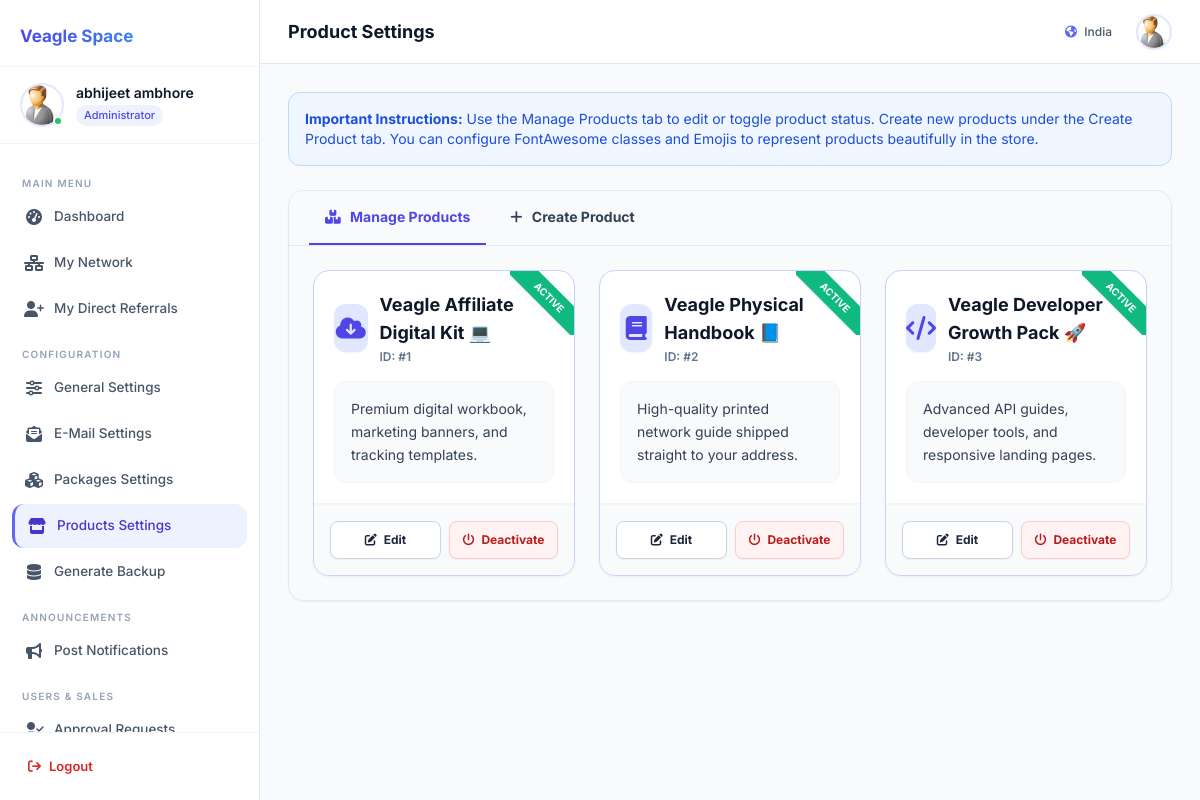
Screenshot of /User/admin/productsettings.php (signed in) with the database file from the repository.
### tables this page shows
CREATE TABLE IF NOT EXISTS `affiliateuser` (
  `Id` int NOT NULL AUTO_INCREMENT,
  `username` varchar(15) NOT NULL,
  `password` text NOT NULL,
  `fname` text NOT NULL,
  `address` text NOT NULL,
  `email` text NOT NULL,
  `referedby` varchar(15) NOT NULL DEFAULT 'none',
  `parent_id` int DEFAULT NULL,
  `position` enum('L','R') DEFAULT NULL,
  `default_leg` enum('L','R','AUTO') NOT NULL DEFAULT 'AUTO',
  `left_count` int NOT NULL DEFAULT '0',
  `right_count` int NOT NULL DEFAULT '0',
  `paid_pairs` int NOT NULL DEFAULT '0',
  `ipaddress` int unsigned NOT NULL,
  `mobile` bigint NOT NULL,
  `active` int NOT NULL,
  `doj` date NOT NULL,
  `country` text NOT NULL,
  `tamount` double NOT NULL DEFAULT '0',
  `payment` varchar(10) NOT NULL,
  `signupcode` text NOT NULL,
  `level` int NOT NULL DEFAULT '2',
  `pcktaken` int NOT NULL DEFAULT '0',
  `launch` int NOT NULL DEFAULT '0',
  `launch_time` datetime DEFAULT NULL,
  `is_binary_qualified` int NOT NULL DEFAULT '0',
  `expiry` date NOT NULL DEFAULT '2199-12-31',
  `bankname` varchar(250) NOT NULL DEFAULT 'Not Available',
  `accountname` varchar(250) NOT NULL DEFAULT 'Not Available',
  `accountno` double NOT NULL DEFAULT '0',
  `accounttype` int NOT NULL DEFAULT '0',
  `ifsccode` varchar(100) NOT NULL DEFAULT 'Not Available',
  `getpayment` int NOT NULL DEFAULT '1',
  `renew` int NOT NULL DEFAULT '0',
  PRIMARY KEY (`username`),
  UNIQUE KEY `Id` (`Id`)
);

CREATE TABLE IF NOT EXISTS `products` (
  `id` int NOT NULL AUTO_INCREMENT,
  `name` varchar(255) NOT NULL,
  `description` text NOT NULL,
  `icon` varchar(100) NOT NULL DEFAULT 'fa-star',
  `emoji` varchar(10) NOT NULL DEFAULT 0xF09F8C9F,
  `active` int NOT NULL DEFAULT '1',
  PRIMARY KEY (`id`)
);

### User/z_db.php (called while the page is built, shortened)
<?php
function mlmp_pdo_fetch($pdo, $sql, $params = []) {
    $stmt = $pdo->prepare($sql);
    $stmt->execute($params);
    return $stmt->fetch();
}
function mlmp_pdo_fetch_all($pdo, $sql, $params = []) {
    $stmt = $pdo->prepare($sql);
    $stmt->execute($params);
    return $stmt->fetchAll();
}
function mlmp_escape($string) {
    return htmlspecialchars($string ?? '', ENT_QUOTES, 'UTF-8');
}

### User/admin/productsettings.php (the view, shortened to what this page needs)
<?php
include_once ("z_db.php");
$page_title = 'Product Settings';
$active_nav = 'productsettings';
include("layout_header.php");
$products = mlmp_pdo_fetch_all($pdo, "SELECT * FROM products ORDER BY id ASC");
?>
<div class="bg-blue-50 border border-blue-200 rounded-xl p-4 mb-6">
    <p class="text-sm text-blue-700"><strong>Important Instructions:</strong> Use the Manage Products tab to edit or toggle product status. Create new products under the Create Product tab. You can configure FontAwesome classes and Emojis to represent products beautifully in the store.</p>
</div>
<div class="bg-white border border-slate-200 rounded-2xl shadow-sm flex flex-col overflow-hidden mb-6">
    <div class="px-5 py-0 border-b border-slate-200 bg-slate-50">
        <ul class="flex overflow-x-auto gap-2 no-scrollbar nav-tabs">
            <li class="active"><a href="#manage" class="block px-4 py-4 text-sm font-bold text-slate-700 hover:text-indigo-600 border-b-2 border-transparent transition-all whitespace-nowrap"><i class="fa-solid fa-boxes-stacked mr-1.5"></i> Manage Products</a></li>
            <li><a href="#create" class="block px-4 py-4 text-sm font-bold text-slate-700 hover:text-indigo-600 border-b-2 border-transparent transition-all whitespace-nowrap"><i class="fa-solid fa-plus mr-1.5"></i> Create Product</a></li>
        </ul>
    </div>
    <div class="p-6 bg-slate-50">
        <div class="tab-content">
            <div class="tab-pane active" id="manage">
                <?php if (count($products) === 0): ?>
                    <div class="bg-white border border-slate-200 rounded-xl p-8 text-center shadow-sm">
                        <i class="fa-solid fa-box-open text-4xl text-slate-400 mb-3"></i>
                        <h3 class="text-lg font-bold text-slate-800 mb-1">No Products Found</h3>
                        <p class="text-sm text-slate-500">You haven't created any products yet. Go to the Create Product tab to get started.</p>
                    </div>
                <?php else: ?>
                    <div class="grid grid-cols-1 md:grid-cols-2 lg:grid-cols-3 gap-6">
                        <?php foreach($products as $prod):
                            $id = $prod['id'];
                            $pname = $prod['name'];
                            $pdesc = $prod['description'];
                            $picon = $prod['icon'];
                            $pemoji = $prod['emoji'];
                            $active = $prod['active'];
                        ?>
                            <div class="bg-white border <?php echo $active ? 'border-indigo-200' : 'border-slate-200'; ?> rounded-2xl shadow-sm hover:shadow-md transition-shadow flex flex-col overflow-hidden relative">
                                <?php if($active): ?>
                                    <div class="absolute top-0 right-0 w-16 h-16 overflow-hidden">
                                        <div class="absolute transform rotate-45 bg-emerald-500 text-white text-[10px] font-bold py-1 right-[-35px] top-[15px] w-[120px] text-center shadow-sm">ACTIVE</div>
                                    </div>
                                <?php else: ?>
                                    <div class="absolute top-0 right-0 w-16 h-16 overflow-hidden">
                                        <div class="absolute transform rotate-45 bg-red-500 text-white text-[10px] font-bold py-1 right-[-35px] top-[15px] w-[120px] text-center shadow-sm">INACTIVE</div>
                                    </div>
                                <?php endif; ?>
                                <div class="p-5 border-b border-slate-100 flex-1 flex flex-col">
                                    <div class="flex items-center gap-3 mb-4">
                                        <div class="w-12 h-12 rounded-xl <?php echo $active ? 'bg-indigo-100 text-indigo-600' : 'bg-slate-100 text-slate-500'; ?> flex items-center justify-center text-2xl shadow-sm">
                                            <i class="fa-solid <?php echo htmlspecialchars($picon); ?>"></i>
                                        </div>
                                        <div>
                                            <h3 class="font-bold text-slate-900 text-lg m-0"><?php echo mlmp_escape($pname); ?> <?php echo mlmp_escape($pemoji); ?></h3>
                                            <div class="text-xs font-semibold text-slate-500 mt-0.5">ID: #<?php echo $id; ?></div>
                                        </div>
                                    </div>
                                    <div class="bg-slate-50 rounded-xl p-4 flex-1 border border-slate-100">
                                        <p class="text-sm text-slate-700 m-0 leading-relaxed"><?php echo mlmp_escape($pdesc); ?></p>
                                    </div>
                                </div>
                                <div class="p-4 bg-slate-50 border-t border-slate-100 flex gap-2">
                                    <a href="editproduct.php?id=<?php echo $id; ?>" class="flex-1 bg-white hover:bg-slate-100 text-slate-800 border border-slate-300 py-2.5 text-center text-xs font-bold rounded-lg transition-colors shadow-sm">
                                        <i class="fa-solid fa-pen-to-square mr-1"></i> Edit
                                    </a>
                                    <form action="toggleproduct.php" method="post" class="flex-1">
                                        <?php if($active): ?>
                                            <button type="submit" class="w-full bg-red-50 hover:bg-red-100 text-red-700 border border-red-200 py-2.5 text-center text-xs font-bold rounded-lg transition-colors shadow-sm">
                                                <i class="fa-solid fa-power-off mr-1"></i> Deactivate
                                            </button>
                                        <?php endif; ?>
                                    </form>
                                </div>
                            </div>
                        <?php endforeach; ?>
                    </div>
                <?php endif; ?>
            </div>
        </div>
    </div>
</div>
<?php include("layout_footer.php"); ?>

### User/admin/layout_header.php (shortened to what this page needs)
<?php
$_layout_admin = mlmp_pdo_fetch($pdo, "SELECT fname, country FROM affiliateuser WHERE username = ?", [$_SESSION['adminidusername']]);
$_layout_fname    = $_layout_admin['fname'] ?? 'Administrator';
$_layout_country  = $_layout_admin['country'] ?? '';
$_layout_settings = mlmp_pdo_fetch($pdo, "SELECT header, coname FROM settings WHERE sno = 0 LIMIT 1");
$_layout_brand    = (!empty($_layout_settings['coname']) && $_layout_settings['coname'] !== 'Header')
    ? $_layout_settings['coname']
    : ((!empty($_layout_settings['header']) && $_layout_settings['header'] !== 'Header') ? $_layout_settings['header'] : 'Veagle Space');
$page_title  = $page_title  ?? 'Admin Dashboard';
$active_nav  = $active_nav  ?? 'dashboard';
if (!function_exists('nav_active')) {
    function nav_active($key, $active_nav) {
        return ($key === $active_nav)
            ? 'class="flex items-center gap-2.5 px-3 py-2.5 rounded-xl mb-0.5 transition-colors bg-indigo-50 text-indigo-700 border-l-[3px] border-indigo-500 text-[13.5px] font-medium"'
            : 'class="flex items-center gap-2.5 px-3 py-2.5 rounded-xl mb-0.5 transition-colors text-slate-600 hover:bg-slate-100 hover:text-slate-900 text-[13.5px] font-medium"';
    }
}
?>
<!DOCTYPE html>
<html lang="en">
<head>
<link rel="stylesheet" href="https://cdnjs.cloudflare.com/ajax/libs/font-awesome/6.5.0/css/all.min.css"/>
<script src="https://cdn.tailwindcss.com"></script>
</head>
<body class="font-['Inter'] bg-slate-50 text-slate-800 min-h-screen overflow-x-hidden selection:bg-indigo-500/30">
<div class="flex min-h-screen">
  <aside id="dashSidebar" class="w-[260px] bg-white border-r border-slate-200 flex flex-col fixed inset-y-0 left-0 z-50 transform -translate-x-full lg:translate-x-0 transition-transform duration-300 ease-in-out shadow-2xl lg:shadow-none">
    <div class="px-5 pt-6 pb-4 border-b border-slate-100 flex items-center gap-2.5">
      <span class="text-[17px] font-bold bg-gradient-to-r from-indigo-600 to-blue-500 bg-clip-text text-transparent whitespace-nowrap"><?php echo mlmp_escape($_layout_brand); ?></span>
    </div>
    <div class="px-5 py-4 flex items-center gap-3 border-b border-slate-100">
      <div class="relative shrink-0">
        <img src="images/a0.jpg" alt="Avatar"
             class="w-11 h-11 rounded-full border-2 border-indigo-100 object-cover"
             onerror="this.src='https://ui-avatars.com/api/?name=<?php echo urlencode($_layout_fname); ?>&background=6366f1&color=fff'">
        <span class="absolute bottom-[1px] right-[1px] w-2.5 h-2.5 bg-green-500 rounded-full border-2 border-white"></span>
      </div>
      <div class="flex flex-col">
        <div class="text-sm font-semibold text-slate-900 leading-tight"><?php echo mlmp_escape($_layout_fname); ?></div>
        <div class="text-[11px] text-indigo-600 font-medium bg-indigo-50 px-2 py-0.5 rounded-full inline-block mt-1 w-max">
          Administrator
        </div>
      </div>
    </div>
    <nav class="flex-1 px-3 py-4 overflow-y-auto">
      <div class="text-[10px] font-semibold text-slate-400 uppercase tracking-[1.2px] px-2.5 pt-2 pb-1 mt-2">Main Menu</div>
      <a href="dashboard.php" <?php echo nav_active('dashboard', $active_nav); ?>>
        <span class="text-base w-5 text-center shrink-0"><i class="fa-solid fa-gauge-high"></i></span>
        Dashboard
      </a>
      <a href="downline.php" <?php echo nav_active('downline', $active_nav); ?>>
        <span class="text-base w-5 text-center shrink-0"><i class="fa-solid fa-network-wired"></i></span>
        My Network
      </a>
      <a href="my_referrals.php" <?php echo nav_active('my_referrals', $active_nav); ?>>
        <span class="text-base w-5 text-center shrink-0"><i class="fa-solid fa-user-plus"></i></span>
        My Direct Referrals
      </a>
      <div class="text-[10px] font-semibold text-slate-400 uppercase tracking-[1.2px] px-2.5 pt-2 pb-1 mt-2">Configuration</div>
      <a href="gensettings.php" <?php echo nav_active('gensettings', $active_nav); ?>>
        <span class="text-base w-5 text-center shrink-0"><i class="fa-solid fa-sliders"></i></span>
        General Settings
      </a>
      <a href="emailsettings.php" <?php echo nav_active('emailsettings', $active_nav); ?>>
        <span class="text-base w-5 text-center shrink-0"><i class="fa-solid fa-envelope-open-text"></i></span>
        E-Mail Settings
      </a>
      <a href="pacsettings.php" <?php echo nav_active('pacsettings', $active_nav); ?>>
        <span class="text-base w-5 text-center shrink-0"><i class="fa-solid fa-cubes"></i></span>
        Packages Settings
      </a>
      <a href="productsettings.php" <?php echo nav_active('productsettings', $active_nav); ?>>
        <span class="text-base w-5 text-center shrink-0"><i class="fa-solid fa-store"></i></span>
        Products Settings
      </a>
      <a href="backups/backup.php" <?php echo nav_active('backup', $active_nav); ?>>
        <span class="text-base w-5 text-center shrink-0"><i class="fa-solid fa-database"></i></span>
        Generate Backup
      </a>
      <div class="text-[10px] font-semibold text-slate-400 uppercase tracking-[1.2px] px-2.5 pt-2 pb-1 mt-2">Announcements</div>
      <a href="notifications.php" <?php echo nav_active('notifications', $active_nav); ?>>
        <span class="text-base w-5 text-center shrink-0"><i class="fa-solid fa-bullhorn"></i></span>
        Post Notifications
      </a>
      <div class="text-[10px] font-semibold text-slate-400 uppercase tracking-[1.2px] px-2.5 pt-2 pb-1 mt-2">Users & Sales</div>
      <a href="approvals.php" <?php echo nav_active('approvals', $active_nav); ?>>
        <span class="text-base w-5 text-center shrink-0"><i class="fa-solid fa-user-check"></i></span>
        Approval Requests
      </a>
    </nav>
    <div class="p-4 border-t border-slate-100">
      <a href="logout.php" class="flex items-center gap-2 text-red-600 text-[13px] font-semibold px-3 py-2 rounded-lg hover:bg-red-50 transition-colors">
        <i class="fa-solid fa-arrow-right-from-bracket"></i>
        Logout
      </a>
    </div>
  </aside>
  <div class="flex-1 flex flex-col lg:ml-[260px] min-h-screen bg-slate-50 transition-all duration-300 w-full lg:w-[calc(100%-260px)] min-w-0 relative">
    <header class="h-16 bg-white/90 backdrop-blur-md border-b border-slate-200 flex items-center justify-between px-4 sm:px-7 sticky top-0 z-30">
      <div class="flex items-center gap-3.5">
        <span class="text-lg font-bold text-slate-900"><?php echo mlmp_escape($page_title); ?></span>
      </div>
      <div class="flex items-center gap-4">
        <span class="hidden sm:inline-block text-[12px] text-slate-600 font-medium mr-2">
          <i class="fa-solid fa-earth-americas text-indigo-500 mr-1"></i> <?php echo mlmp_escape($_layout_country); ?>
        </span>
        <a href="profile.php">
          <img class="w-9 h-9 rounded-full border-2 border-indigo-100 object-cover cursor-pointer hover:opacity-90 transition-opacity" src="images/a0.jpg" alt="Avatar"
               onerror="this.src='https://ui-avatars.com/api/?name=<?php echo urlencode($_layout_fname); ?>&background=6366f1&color=fff'">
        </a>
      </div>
    </header>
    <main class="flex-1 p-4 sm:p-7 min-w-0">

### User/admin/productsettings.php (style rules this page uses)
.tab-pane { display: none; }
.tab-pane.active { display: block; animation: fadeIn 0.3s ease; }
.nav-tabs li { cursor: pointer; list-style: none; }
.nav-tabs li.active a { color: #4f46e5; border-bottom-color: #4f46e5; background: #f8fafc; }

### rows the page displays
affiliateuser: fname "abhijeet ambhore", country "India"
products: active "ACTIVE", name "Veagle Affiliate Digital Kit", emoji "💻", id "1", description "Premium digital workbook, marketing banners, and tracking templates."
products: active "ACTIVE", name "Veagle Physical Handbook", emoji "📘", id "2", description "High-quality printed network guide shipped straight to your address."
products: active "ACTIVE", name "Veagle Developer Growth Pack", emoji "🚀", id "3", description "Advanced API guides, developer tools, and responsive landing pages."

### other values shown
mlmp_escape($page_title) "Product Settings"
